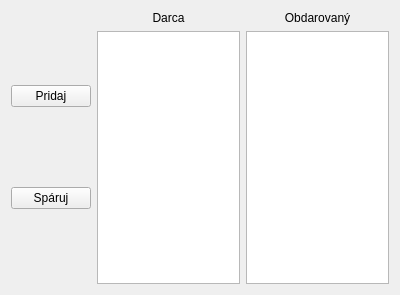
<?xml version="1.0" encoding="UTF-8"?>
<ui version="4.0">
 <class>MainWindow</class>
 <widget class="QMainWindow" name="MainWindow">
  <property name="geometry">
   <rect>
    <x>0</x>
    <y>0</y>
    <width>400</width>
    <height>295</height>
   </rect>
  </property>
  <property name="windowTitle">
   <string>Párovačka</string>
  </property>
  <property name="layoutDirection">
   <enum>Qt::LeftToRight</enum>
  </property>
  <widget class="QWidget" name="centralWidget">
   <layout class="QHBoxLayout" name="horizontalLayout">
    <item>
     <layout class="QVBoxLayout" name="verticalLayout">
      <property name="sizeConstraint">
       <enum>QLayout::SetDefaultConstraint</enum>
      </property>
      <property name="leftMargin">
       <number>0</number>
      </property>
      <item>
       <widget class="QPushButton" name="pushButton_2">
        <property name="text">
         <string>Pridaj</string>
        </property>
       </widget>
      </item>
      <item>
       <widget class="QPushButton" name="pushButton">
        <property name="text">
         <string>Spáruj</string>
        </property>
       </widget>
      </item>
     </layout>
    </item>
    <item>
     <layout class="QVBoxLayout" name="verticalLayout_3">
      <item>
       <widget class="QLabel" name="label">
        <property name="text">
         <string>Darca</string>
        </property>
        <property name="alignment">
         <set>Qt::AlignCenter</set>
        </property>
       </widget>
      </item>
      <item>
       <widget class="QListWidget" name="listWidget"/>
      </item>
     </layout>
    </item>
    <item>
     <layout class="QVBoxLayout" name="verticalLayout_4">
      <item>
       <widget class="QLabel" name="label_2">
        <property name="text">
         <string>Obdarovaný</string>
        </property>
        <property name="alignment">
         <set>Qt::AlignCenter</set>
        </property>
       </widget>
      </item>
      <item>
       <widget class="QListWidget" name="listWidget_2"/>
      </item>
     </layout>
    </item>
   </layout>
  </widget>
 </widget>
 <layoutdefault spacing="6" margin="11"/>
 <resources/>
 <connections/>
</ui>
